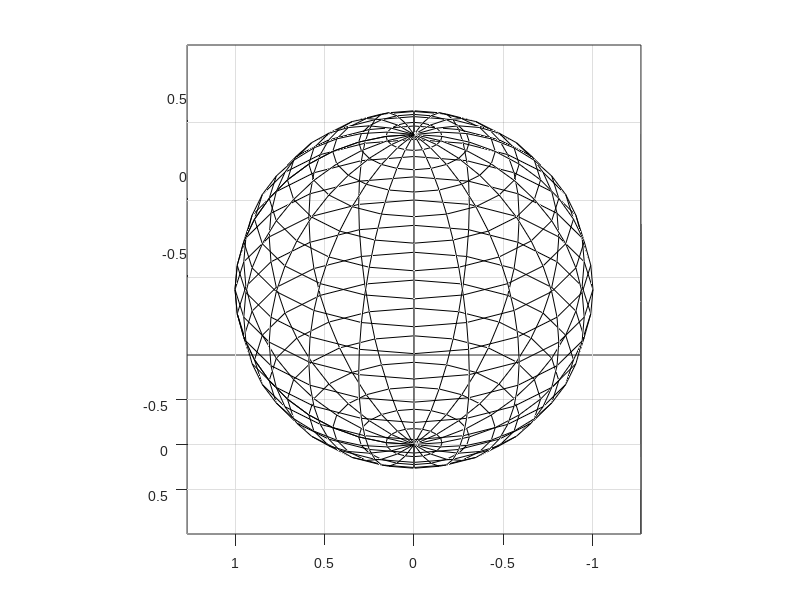

The MATLAB script that drew this image: (Note: this script raises an error after producing the figure.)
%%%%
clear;
close all;
% clc;
%%%%

% ToDo: playing with elevation values is a mess, also 2-d projection errors at 0, 90, etc.  giving up for now.

prevFontName = get(0,'defaultAxesFontName');
set(0,'defaultAxesFontName','Arial');
resolutionScaling = 96/get(0,'ScreenPixelsPerInch');
fontSize = 16*resolutionScaling;
lineWidth = 0.5*resolutionScaling;
markerSize = 10*resolutionScaling;

figure
[x y z] = sphere(20);
s = surface(x,y,z,'facecolor','flat','cdata',z);
set(s,'edgecolor','black','facealpha','flat','alphadata',x.*z,'LineWidth',lineWidth);
axis equal
box on
grid on

% view(3) % default 3-D view(-37.5, 30)
% view(-30, 30)
% view(30, 30)

%%% x-tick labels %%%
% x_az = -15.64; % left
% x_az = -15.63; % center
% x_az = -1; % center
% x_az = 0; % center
% x_az = 1; % center
% x_az = 15.63; % center
% x_az = 15.64; % right
% x_az = 82.87; % top
% x_az = 82.88; % middle
% x_az = 89; % right
% x_az = 90; % left
% x_az = 91; % left
% x_az = 97.12; % middle
% x_az = 97.13; % top
% x_az = 164.36; % left
% x_az = 164.37; % center
% x_az = 179; % center
% x_az = 180; % center
% x_az = 181; % center
% x_az = 195.63; % center
% x_az = 195.64; % right
% x_az = 262.87; % top
% x_az = 262.88; % middle
% x_az = 269; % right
% x_az = 270; % left
% x_az = 271; % left
% x_az = 277.12; % middle
% x_az = 277.13; % top

% view(x_az, 30);

%%% y-tick labels %%%
% x_az = -13.53; % left
% x_az = -13.52; % center
% x_az = -1; % center
% x_az = 0; % center
% x_az = 1; % center
% x_az = 13.52; % center
% x_az = 13.53; % right
% x_az = 82.87; % top
% x_az = 82.88; % middle
% x_az = 89; % right
x_az = 90; % left
% x_az = 91; % left
% x_az = 97.12; % middle
% x_az = 97.13; % top
% x_az = 166.47; % left
% x_az = 166.48; % center
% x_az = 179; % center
% x_az = 180; % center
% x_az = 181; % center
% x_az = 193.52; % center
% x_az = 193.53; % right
% x_az = 262.87; % top
% x_az = 262.88; % middle
% x_az = 277.12; % middle
% x_az = 277.13; % top
% x_az = 269; % right
% x_az = 270; % left
% x_az = 271; % left

% view(x_az - 90, 30);

%%% z-tick labels %%%

% x_az = 45; % ticks direction now ok
% x_az = 135; % ticks direction ok
% x_az = 225; % ticks direction now ok
% x_az = 315;  % ticks direction ok

x_az = 0; % ticks length missing
x_az = 90; % ticks direction ok
x_az = 180; % ticks length missing
% x_az = 270; % ticks direction ok

view(x_az, 30);

% ToDo: tick lengths are weird

if ~UIverlessthan('8.4')
  % set(gca,'XTickLabelRotation',45,'YTickLabelRotation',45,'ZTickLabelRotation',45)
end
set(gca,'Fontsize',fontSize,'LineWidth',lineWidth)
xlabel('X','Fontsize',fontSize);
ylabel('Y','Fontsize',fontSize);
zlabel('Z','Fontsize',fontSize);
title('Sphere^2 with Alpha_{Data}','Fontsize',fontSize);
% fig2svg('sphere.svg'); % ,'',1);
fig2svg('sphere.svg'); % ,'',1); % debug

set(0,'defaultAxesFontName',prevFontName);
